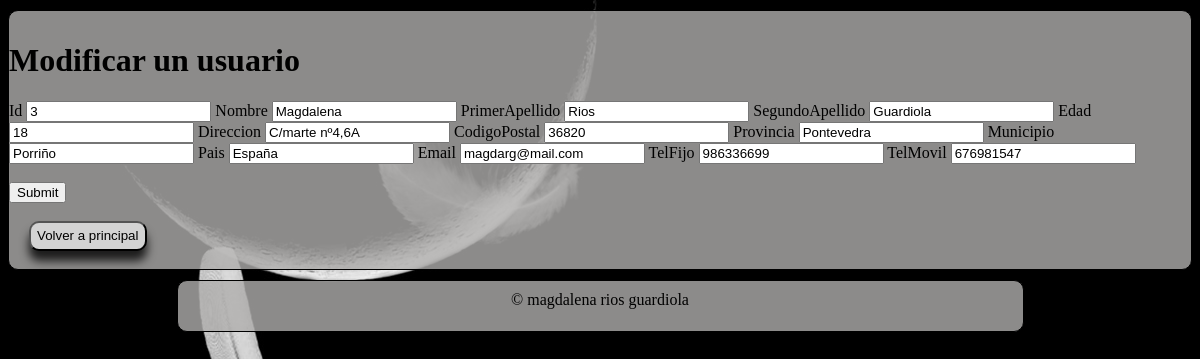
Screenshot of /php/update.php?id=3 with the database file from the repository.
### tables this page shows
CREATE TABLE IF NOT EXISTS `users` (
  `id` int(11) UNSIGNED NOT NULL AUTO_INCREMENT,
  `nombre` varchar(30) NOT NULL,
  `primerApellido` varchar(30) NOT NULL,
  `segundoApellido` varchar(30) NOT NULL,
  `edad` int(3) DEFAULT NULL,
  `direccion` varchar(50) DEFAULT NULL,
  `codigoPostal` varchar(5) DEFAULT NULL,
  `provincia` varchar(30) DEFAULT NULL,
  `municipio` varchar(30) DEFAULT NULL,
  `pais` varchar(30) DEFAULT NULL,
  `email` varchar(50) NOT NULL,
  `telFijo` varchar(9) DEFAULT NULL,
  `telMovil` varchar(9) DEFAULT NULL,
  PRIMARY KEY (`id`)
);

### php/update.php (the view, shortened to what this page needs)
<?php
function escape($html) {
return htmlspecialchars($html, ENT_QUOTES | ENT_SUBSTITUTE, "UTF-8");
}
if (isset($_GET['id'])) {
	try {
			$hostname = "localhost";
			$database = "test";
			$username = "magda";
			$password = "magda";
			$connection = new PDO('mysql:host='.$hostname.';dbname='.$database, $username, $password, array(PDO::MYSQL_ATTR_INIT_COMMAND => 'SET NAMES \'UTF8\''));
			$id = $_GET['id'];
			$sql = "SELECT * FROM users WHERE id = :id";
			$statement = $connection->prepare($sql);
			$statement->bindValue(':id', $id);
			$statement->execute();
			$user = $statement->fetch(PDO::FETCH_ASSOC);
	}
	catch(PDOException $error) {
	echo $sql . "<br>" . $error->getMessage();
	}
} else {
	echo "Algo ha salido mal!";
	exit;
}
?>
 <!DOCTYPE html>
<html lang="en">
<head>
	<link rel="stylesheet" type="text/css" href="css/style.css">
</head>
<body>
	<div id="resultado">
		<h1>Modificar un usuario</h1>
<form method="post"> <?php foreach ($user as $key => $value) : ?>
	 <label for="<?php echo $key; ?>"><?php echo ucfirst($key); ?></label>
	 <input type="text" name="<?php echo $key; ?>" id="<?php echo $key; ?>" value="<?php echo escape($value); ?>" <?php echo ($key === 'id' ? 'readonly' : null); ?>>
	  <?php endforeach; ?>
	 <br/><br/><input type="submit" name="submit" value="Submit"><br/><br/>
</form>
<button id="cont4" type="button" onclick="window.location.href='index.php'">Volver a principal</button><br/><br/>
 </div>
     <footer>
        &copy magdalena rios guardiola
 	</footer>
</body>
</html>

### css/style.css (style rules this page uses)
html { background-image: url("../img/plumas.jpg"); background-repeat: no-repeat; background-color: black; }
#resultado { border:1px solid; border-radius: 10px; width: auto; padding-top: 10px; margin: auto; margin-top:10px; background-color: rgba(176,174,173,.8); justify-content: center; }
#cont4 { margin-left: 20px; }
button { height: 30px; color: black; background-color: lightgrey; border-radius: 10px; box-shadow: 0 10px 10px rgba(0,0,0,.8); }
footer { border:1px solid; border-radius: 10px; width: 845px; height: 40px; padding-top: 10px; margin: auto; margin-top:10px; background-color: rgba(176,174,173,.8); display:flex; justify-content: center; }

### rows the page displays
users: id "3", nombre "Magdalena", primerApellido "Rios", segundoApellido "Guardiola", edad "18", direccion "C/marte nº4,6A", codigoPostal "36820", provincia "Pontevedra", municipio "Porriño", pais "España", email "magdarg@mail.com", telFijo "986336699", telMovil "676981547"

### other values shown
$key "Id"
$key "Nombre"
$key "PrimerApellido"
$key "SegundoApellido"
$key "Edad"
$key "Direccion"
$key "CodigoPostal"
$key "Provincia"
$key "Municipio"
$key "Pais"
$key "Email"
$key "TelFijo"
$key "TelMovil"
